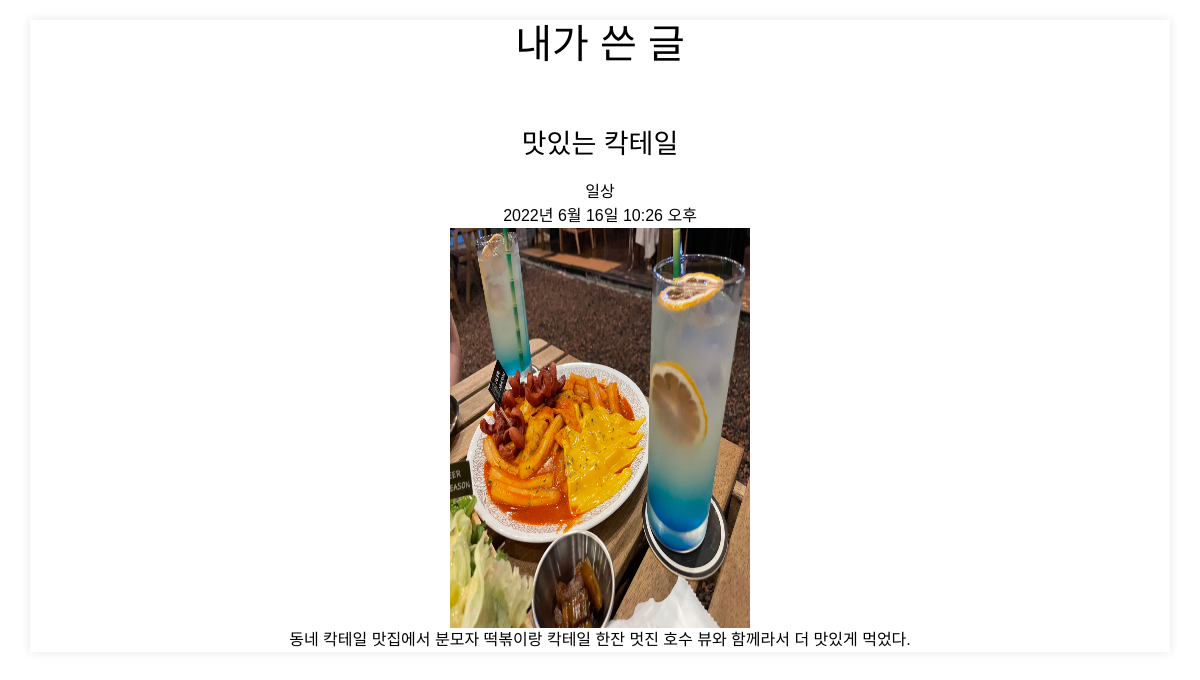
Page /blog/post/41 on the committed database.
### blog/models.py (models this page shows, shortened)
class Post(models.Model):
    title = models.CharField(max_length=200)
    title_image = models.ImageField(blank=True)
    content = models.TextField()
    createDate = models.DateTimeField(auto_now_add=True)
    updateDate = models.DateTimeField(auto_now_add=True)
    category = models.ManyToManyField(Category, help_text="글의 분류를 설정하세요.")

class Category(models.Model):
    name = models.CharField(max_length=50, help_text="블로그 글의 분류를 입력하세요.(ex: 일상)")
    def __str__(self):
        return self.name

### blog/views.py (the view)
# urls.py: path("post/<int:pk>", views.PostDetailView.as_view(), name="post"),
class PostDetailView(generic.DetailView):
    model = Post

### blog/templates/blog/post_detail.html (shortened to what this page needs)
<!DOCTYPE html>
<html lang="ko">
<head>
    <link href="css/bootstrap.min.css" rel="stylesheet">
</head>
    <body>
    {% load static %}
    <link rel="stylesheet" type="text/css" href="{% static 'css/styles.css' %}">
    <link href="https://cdn.jsdelivr.net/npm/bootstrap@5.2.0-beta1/dist/css/bootstrap.min.css" rel="stylesheet">
        <div class="container">
        <div id="content" class="site-content center-relative">
            <div class="single-post-wrapper content-1070 center-relative">
                <article class="container-relative">
                    <h1>내가 쓴 글</h1>
                    <h1 class="name">
                        {{ post.title }}
                    </h1>
                    <div class="post-info content-660 center-relative">
                        <div>
                            <li>
                                {% for c in post.category.all %}
                                {{ c }}
                                {% endfor %}
                            </li>
                        </div>
                        <div class="entry-date published">{{ post.createDate }}</div>
                    </div>
                    {% if post.title_image %}
                    <div>
                        <img class="image" src="{{ post.title_image.url }}" alt="">
                    </div>
                    {% endif %}
                    <div class="entry-content">
                        <div class="content-wrap content-660 center-relative">
                            {{ post.content }}
                        </div>
                    </div>
                </article>
            </div>
        </div>
    </body>
</html>

### static/css/styles.css (style rules this page uses)
* { font-family: 'Noto Sans KR', sans-serif; list-style: none; text-decoration: none; border-collapse: none; margin: 0px; padding: 0px; color:black; }
.container { display: flex; margin-bottom: 40px; margin-top: 20px; justify-content:space-between; background-color: #fff; box-shadow: 0px 0px 10px rgba(0, 0, 0, 0.1); }
.container > div { flex: 1; text-align: center; }
.image { width: 300px; height: 400px; overflow: hidden; position: relative; }
.name { margin-top: 60px; margin-bottom: 20px; font-size: 27px; }

### rows in the picture
Post: title "맛있는 칵테일", createDate "2022년 6월 16일 10:26 오후", title_image (picture), content "동네 칵테일 맛집에서 분모자 떡볶이랑 칵테일 한잔 멋진 호수 뷰와 함께라서 더 맛있게 먹었다."
Category: name "일상"
